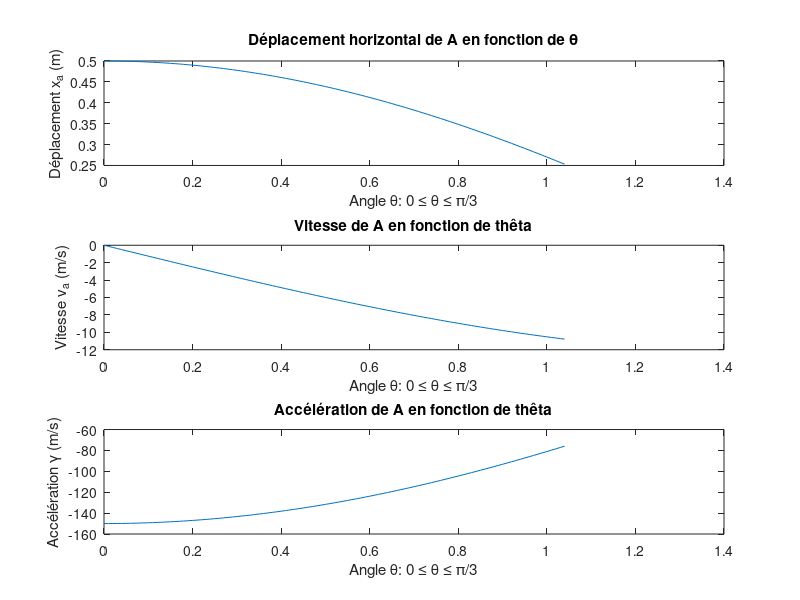
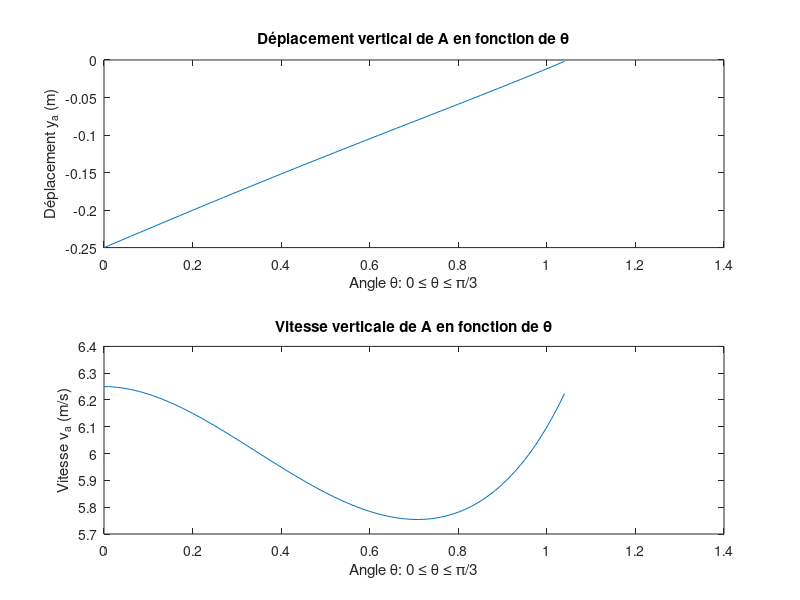
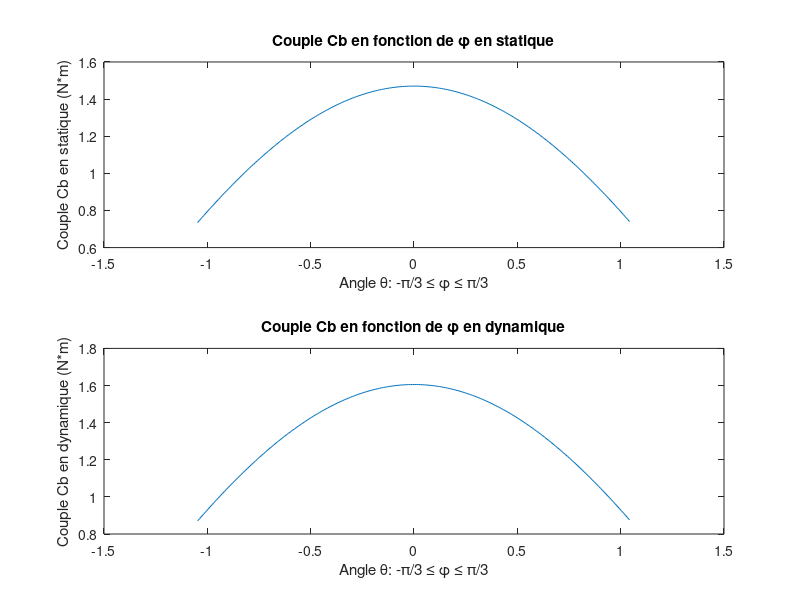

Write MATLAB code to recreate these figures, in order.
%% Clean up
clc % vide ligne de commande
clear all % vide workspace
close all % vide fenetres et graphiques

%% Partie 1 - Cinématique - Préparation
omega_ob = 25;       % rad/s
l = 0.25;            % m

dteta = 0.01;
teta = [0:dteta:(pi/3)]';

%% Partie 1 - Cinématique - Mouvement horizontal 

% Vecteur position x_a
phi = -teta;
phiPrime = -omega_ob.*cos(teta)./cos(phi);
phiPrimePrime = ((omega_ob.^2).*sin(teta)+(phiPrime).^2.*sin(phi))./cos(phi);

x_ha = l*(cos(teta) + cos (phi));

figure
subplot(3, 1, 1)
plot(teta, x_ha)
ylabel('Déplacement x_a (m)')
xlabel('Angle \theta: 0 \leq \theta \leq \pi/3')
title('Déplacement horizontal de A en fonction de \theta')


% Vitesse v_a
v_ha = l*(-omega_ob.*sin(teta)-sin(phi).*phiPrime);

subplot(3, 1, 2)
plot(teta, v_ha)
xlabel('Angle \theta: 0 \leq \theta \leq \pi/3')
ylabel('Vitesse v_a (m/s)')
title('Vitesse de A en fonction de thêta')

% Accélération acc_a
acc_ha = l*((-omega_ob.^2).*cos(teta)-phiPrime.*cos(phi)+phiPrimePrime.*sin(phi));

subplot(3, 1, 3)
plot(teta, acc_ha)
xlabel('Angle \theta: 0 \leq \theta \leq \pi/3')
ylabel('Accélération \gamma (m/s)')
title('Accélération de A en fonction de thêta')

%% Partie 1 - Cinématique - Mouvement vertical

% Vecteur position y_va
y_va = l*(sin(teta) - sqrt(2.*cos(teta)-(cos(teta)).^2));
%y_va = l.*( sin(teta) + ( (cos(teta).^2) - (2.*cos(teta)) ).^(1/2) );  

figure
subplot(2, 1, 1)
plot(teta, y_va)
xlabel('Angle \theta: 0 \leq \theta \leq \pi/3')
ylabel('Déplacement y_a (m)')
title('Déplacement vertical de A en fonction de \theta')

% Vitesse v_va
%v_va1 = l*omega_ob.*( cos(teta) + ( (sin(2.*teta)-(2.*sin(teta)) / 2*(2 - (cos(teta)).^2 + 2*cos(teta)).^(1/2)) ));
num1 = sin(2.*teta) - 2.*sin(teta);
denum1 = 2 .* (( 2.*cos(teta) - cos(teta).^2 ).^(1/2));
fraction1 = (num1) ./ (denum1);

v_va1 = l*omega_ob.*( cos(teta) - fraction1 );

subplot(2, 1, 2)
plot(teta, v_va1)
xlabel('Angle \theta: 0 \leq \theta \leq \pi/3')
ylabel('Vitesse v_a (m/s)')
title('Vitesse verticale de A en fonction de \theta')

%% Partie 2 - Préparation

dphi = 0.01;
phi = [-(pi/3):dphi:(pi/3)]';
l0 = 0.5;
l = 0.25;
m_a = 0.1;
m_ba = 1;
alpha_ba = 5;
g = 9.8;

%% Partie 2 - Statique et dynamique

% Statique

C_Bs = l*g.*cos(phi).*(m_a+(m_ba/2));
figure
subplot(2, 1, 1)
plot(phi, C_Bs)
%axis([(-pi/3) (pi/3) -1 -0.4])
xlabel('Angle \theta: -\pi/3 \leq \phi \leq \pi/3')
ylabel('Couple Cb en statique (N*m)')
title('Couple Cb en fonction de \phi en statique')

% Dynamique

I = m_a*l.^2 + (m_ba*l.^2)/3;
C_Bd = I*alpha_ba + g*l.*cos(phi).*((m_ba/2) + m_a);

subplot(2, 1, 2)
plot(phi, C_Bd)
%axis([(-pi/3) (pi/3) -700 -100])
xlabel('Angle \theta: -\pi/3 \leq \phi \leq \pi/3')
ylabel('Couple Cb en dynamique (N*m)')
title('Couple Cb en fonction de \phi en dynamique')
